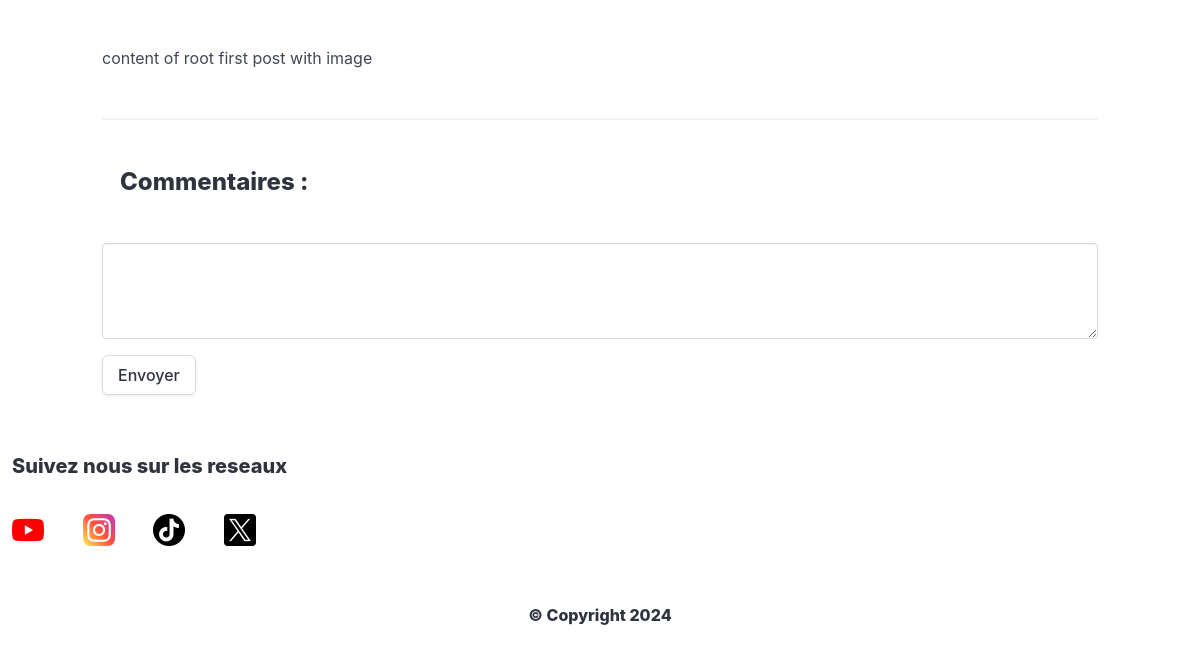
/blog/root-post-with-cover-image/ (signed in, lower part), run on an earlier commit of the app's database.
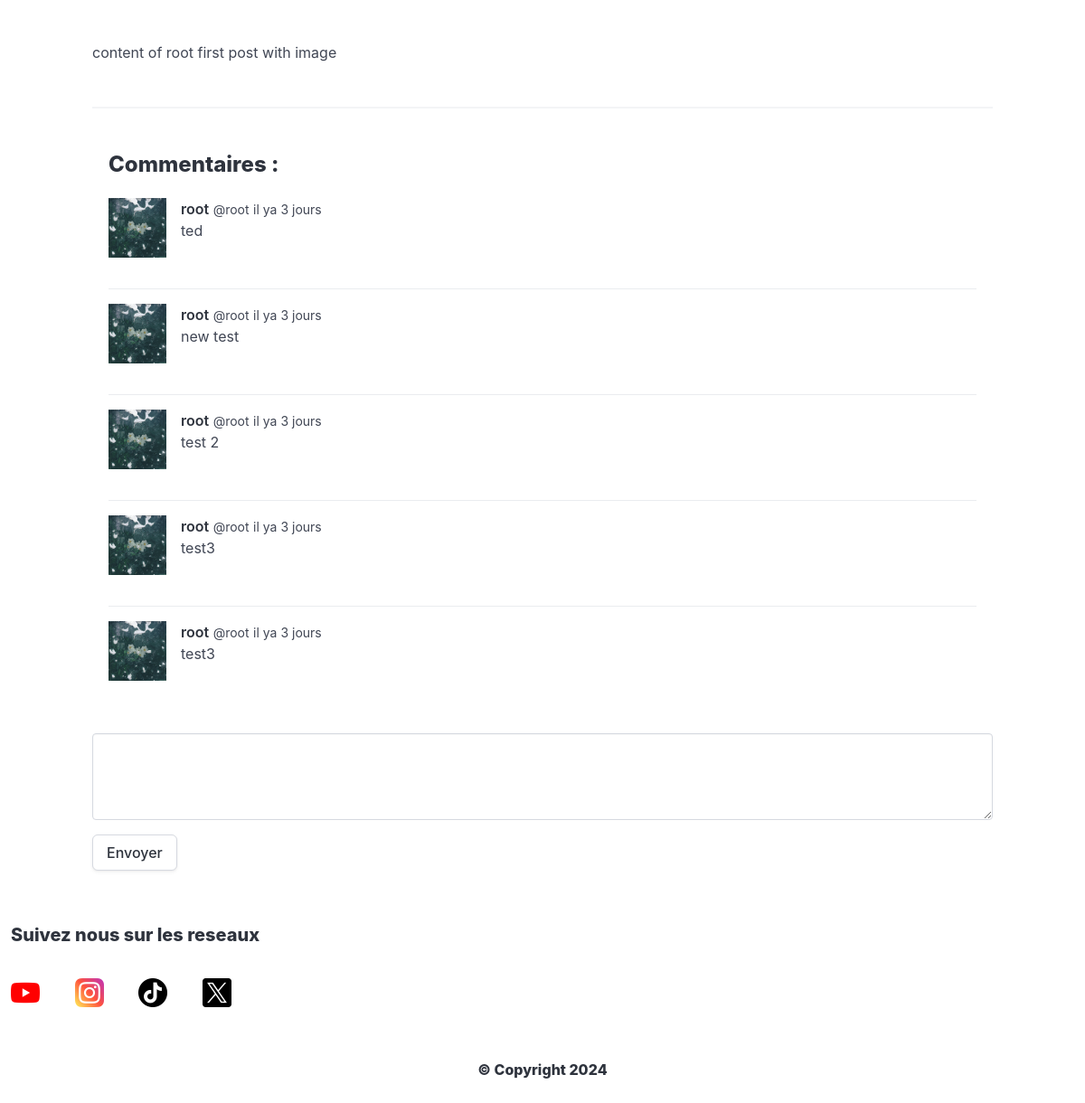
And on a later commit of the database.
### Blog/models.py (models this page shows, shortened)
class Post(models.Model):
    author = models.ForeignKey(AUTH_USER_MODEL, on_delete=models.CASCADE)
    title = models.CharField(max_length=100, null=False, blank=False)
    content = models.TextField()
    description = models.CharField(max_length=100, null=True, blank=True)
    slug = models.SlugField(max_length=120, blank=True, null=True)
    published_date = models.DateTimeField(default=datetime.now)
    category = models.ManyToManyField(to=Category, blank=True)
    cover_image = models.ImageField(null=True, blank=True, upload_to='images/')
    pass

class Comment(models.Model):
    user = models.ForeignKey(AUTH_USER_MODEL, on_delete=models.CASCADE)
    post = models.ForeignKey(Post, on_delete=models.CASCADE)
    comment = models.TextField()
    published_date = models.DateTimeField(default=datetime.now())

class CustomUser(AbstractUser):
    post_count = models.CharField(max_length=155)
    ADMIN = 0
    EDITOR = 1
    AUTHOR = 2
    VISITOR = 3
    choice = (
        (ADMIN, "Admin"),
        (EDITOR, "Editor"),
        (AUTHOR, "Author"),
        (VISITOR, "Visitor"),
    )
    role = models.PositiveSmallIntegerField(choices=choice, blank=True, null=True)
    age = models.IntegerField(blank=True, null=True)
    pass

### Blog/views.py (the view)
# urls.py: path('<str:slug>/', post_show, name="show_post")
@login_required
def post_show(request, slug:str):
    post = Post.objects.get(slug=slug)
    if request.method=="POST":
        data = request.POST
        Comment.objects.create(post=post, user=request.user, comment=data['content'])
    comments = Comment.objects.all().filter(post=post).order_by('-published_date')
    return render(request, "blog/show.html", context={"post":post, "comments":comments})
    pass

### Blog/templatetags/timers_py.py (called while the page is built)
def format_(timedelta):
    year = timedelta/(360*24*60*60)
    month = (year%1)*12
    days = (month%1)*30
    hours = (days%1)*24
    minutes = (hours%1)*60
    seconds = (minutes%1)*60
    if year>=1:
        return f"il ya {round(year)} ans"
    elif month>=1:
        return f"il ya {round(month)} mois"
    elif days>=1:
        return f"il ya {round(days)} jours"
    elif hours>=1:
        return f"il ya {round(hours)} heures"
    elif minutes>=1:
        return f"il ya {round(minutes)} minutes"
    else:
        return f"il ya {round(seconds)} secondes"

@register.simple_tag
def get_timer_(date:datetime):
    start = date.timestamp()
    end = datetime.now().timestamp()
    dif = end - start
    return format_(dif)

### dmc/templates/blog/show.html (shortened to what this page needs)
{% extends "base.html" %}
{%load static%}
{% load timers_py%}
    {% block body %}
        <div class="columns">
            <div class="column is-1"></div>
            <div class="column is-10">
                <p class="my-6">{{post.content}}</p>
                <hr>
                <div class="container my-6">
                    <h2 class="title is-size-4 has-text-dark">Commentaires : </h2>
                    {% for comment in comments%}
                    <article class="media">
                        <figure class="media-left">
                          <p class="image is-64x64">
                            <img src="{% static 'assets/default_image.jpg'%}" />
                          </p>
                        </figure>
                        <div class="media-content">
                          <div class="content">
                            <p>
                              <strong>{{request.user.username}}</strong> <small>@{{ request.user.username }}</small> <small>{% get_timer_ comment.published_date%}</small>
                              <br />
                              {{comment.comment}}
                            </p>
                          </div>
                          <nav class="level is-mobile">
                            <div class="level-left">
                              <a class="level-item">
                                <span class="icon is-small"></span>
                              </a>
                              <a class="level-item">
                                <span class="icon is-small"></span>
                              </a>
                              <a class="level-item">
                                <span class="icon is-small"></span>
                              </a>
                            </div>
                          </nav>
                        </div>
                      </article>
                    {%endfor%}
                </div>
                <form class="form" action="{% url 'show_post' post.slug%}" method="post">
                    <div class="control">
                        <textarea class="textarea mb-4 is-small" name="content" id="content">
                        </textarea>
                    </div>
                    <input class="button" type="submit" value="Envoyer">
                </form>
            </div>
            <div class="column is-1"></div>
        </div>
    {% endblock body %}

### dmc/templates/base.html (shortened to what this page needs)
{% load static%}
<!DOCTYPE html>
<html lang="fr">
<head>
    <link rel="stylesheet" href="{% static 'css/bulma.min.css'%}">
</head>
<body class="has-background-white" style="min-height: 100vh;">
    {% block body%}
    {%endblock body%}
    <h2 class="title is-size-5 has-text-dark mt-6 ml-3">Suivez nous sur les reseaux</h2>
    <div class="columns">
        <div class="container is-3-tablet is-12-mobile column columns is-mobile">
            <a href="" class="column"><img class="image is-32x32" src="{% static 'assets/youtube.png' %}" alt="" ></a>
            <a href="" class="column"><img class="image is-32x32" src="{% static 'assets/instagram.png'%}" alt="" ></a>
            <a href="" class="column"><img class="image is-32x32" src="{% static 'assets/tic-tac.png'%}" alt="" ></a>
            <a href="" class="column"><img class="image is-32x32" src="{% static 'assets/twitter.png'%}" alt="" ></a>
        </div>
        <span class="column is-desktop"></span>
    </div>
    <div class="has-text-centered title is-size-6 has-text-dark py-3"><span> &copy; Copyright 2024</span></div>
</body>
</html>

What changed in the data, as far as the page shows it:
added Comment: published_date "il ya 3 jours", comment "ted"
now on this page (row edited): CustomUser: user.username "root"
added Comment: published_date "il ya 3 jours", comment "new test"
added Comment: published_date "il ya 3 jours", comment "test 2"
added Comment: published_date "il ya 3 jours", comment "test3"
added Comment: published_date "il ya 3 jours", comment "test3"
